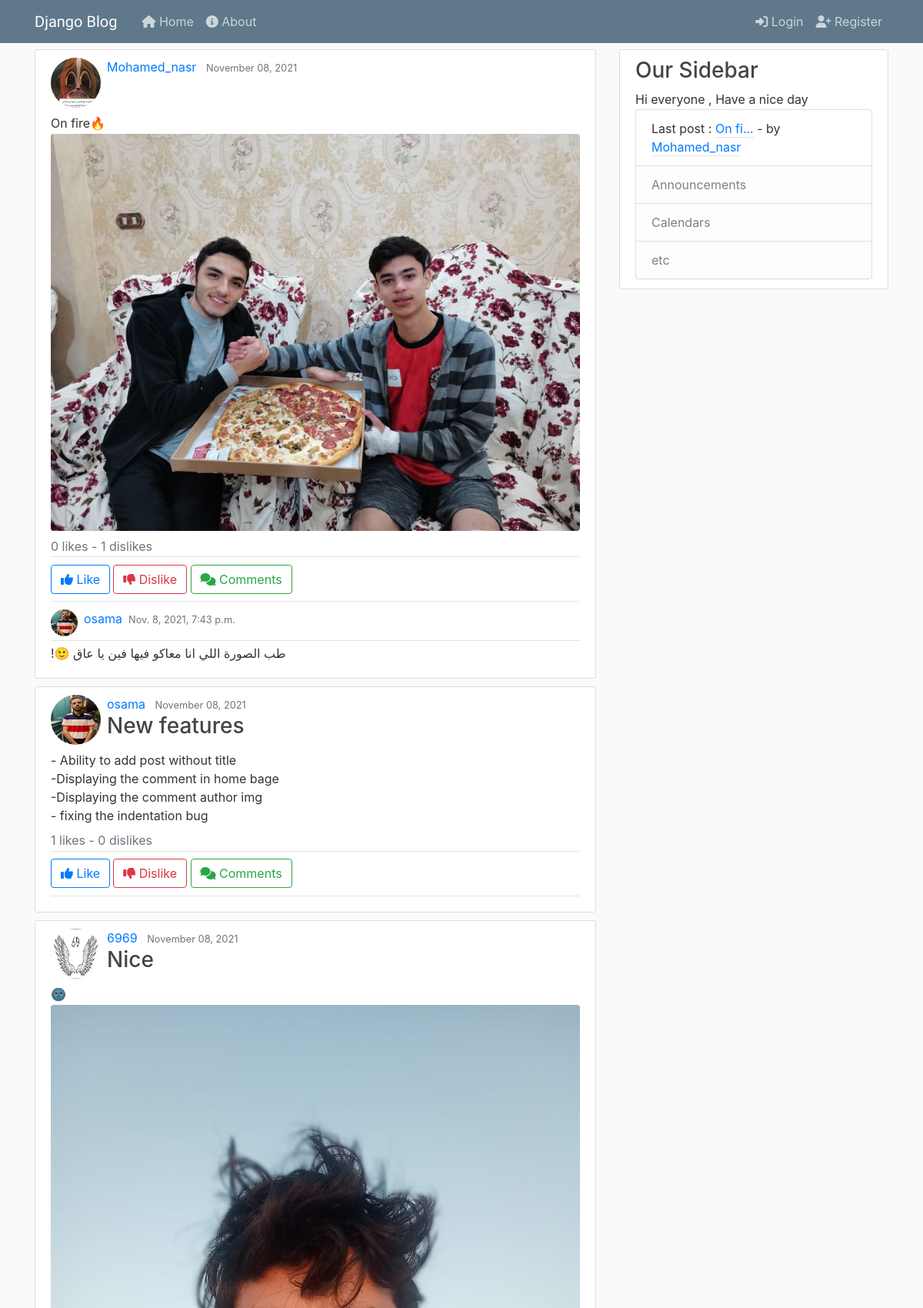
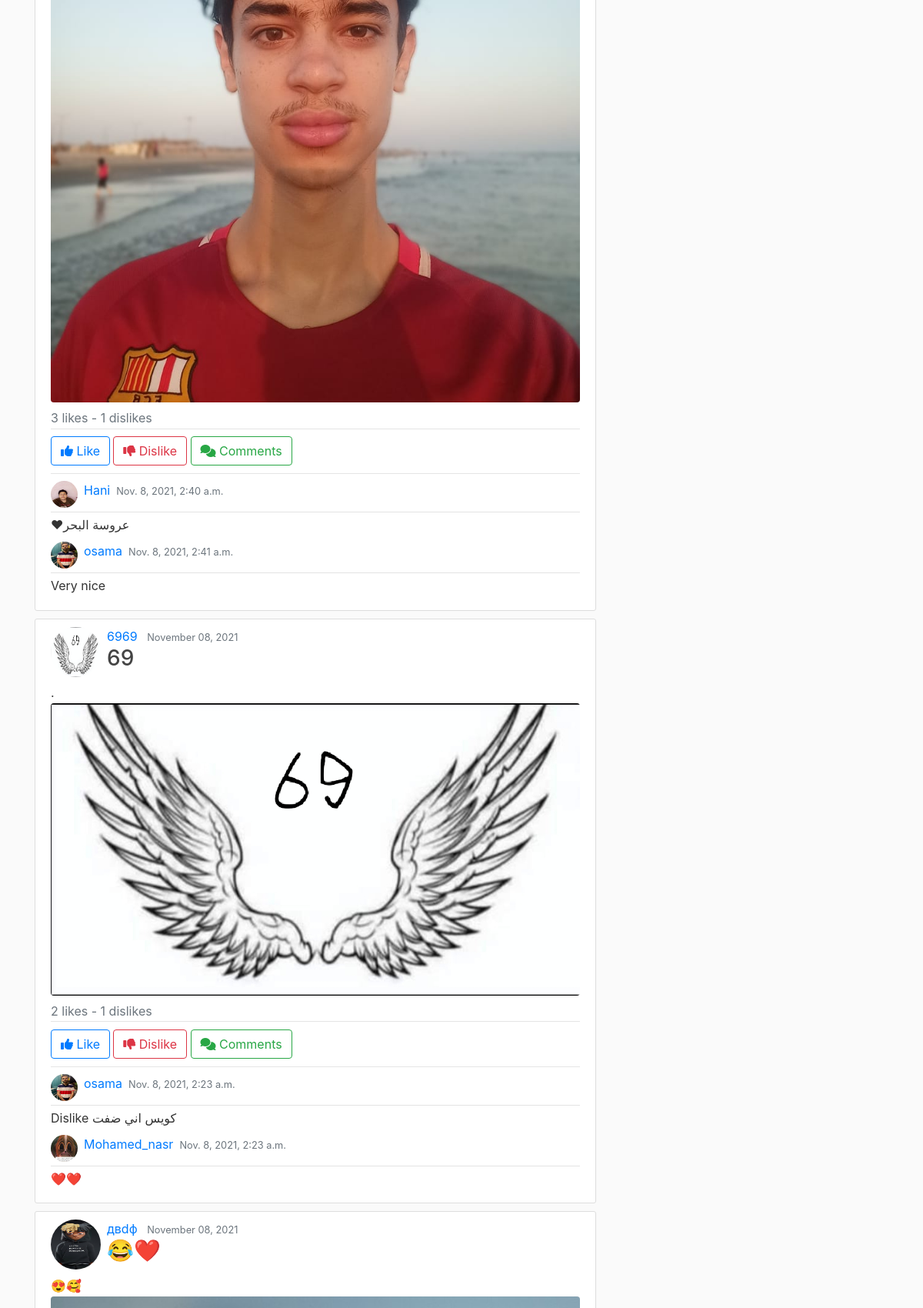
The page / (upper part) on the database its author committed (2 pictures, top to bottom).
### blog/models.py (models this page shows, shortened)
class Post(models.Model):
    title = models.CharField(max_length=100,blank=True)
    content = models.TextField()
    date_posted = models.DateTimeField(default=timezone.now)
    author = models.ForeignKey(User, on_delete=models.CASCADE)
    likes= models.ManyToManyField(User,related_name='blog_post',null=True,blank=True)
    dislikes=models.ManyToManyField(User,related_name='dislikes',null=True,blank=True)
    image= models.ImageField(blank= True, upload_to='Posts_images')
    comments= models.ManyToManyField(User,through='Comment',null=True,blank=True,related_name="Post_comments")
    def total_likes(self):
        return self.likes.count()
    def total_dislikes(self):
        return self.dislikes.count()
    def __str__(self):
        return str(self.title) or str(self.content[:5]+'...')
    @property
    def image_url(self):
        if self.image and hasattr(self.image, 'url'):
            return self.image.url

class Comment(models.Model):
    body = models.TextField()
    author = models.ForeignKey(User, on_delete=models.CASCADE)
    date_posted = models.DateTimeField(default=timezone.now)
    post = models.ForeignKey(Post, on_delete=models.CASCADE)
    likes= models.ManyToManyField(User,related_name='comment_likes',null=True,blank=True)
    dislikes=models.ManyToManyField(User,related_name='comment_dislikes',null=True,blank=True)

### users/models.py (models this page shows, shortened)
class Profile(models.Model):
  user= models.OneToOneField(User, on_delete=models.CASCADE)
  image = models.ImageField(default='default.jpg',upload_to='profile_pics' )
  bio = models.TextField(max_length=500, blank=True)
  Above_18 = models.BooleanField(name= 'Above 18',null=True)

### blog/views.py (the view)
# urls.py: path('', PostListView.as_view(), name='blog-home'),
class PostListView(ListView):
    model = Post
    template_name = 'blog/home.html'
    context_object_name='posts'
    ordering= ['-date_posted']
    paginate_by= 5
    def get_context_data(self, *args,**kwargs) :
      context = super(PostListView,self).get_context_data( *args,**kwargs)
      post_comments = Comment.objects.all()
      context['comments']=post_comments
      return context

### blog/context_processors.py (called while the page is built)
def added_models_ToBase(request):
    return {
        'posts':Post.objects.all()
    }

### blog/templates/blog/home.html (shortened to what this page needs)
{% extends "blog/base.html" %} {% block content %}
{% for post in posts %}
<article class="media content-section">
  <div class="media-body">
    <div class="d-flex flex-row">
      <img
        class="rounded-circle article-img"
        src="{{post.author.profile.image.url}}"
        alt=""
      />
      <div>
        <a class="mr-2" href="{% url 'user-posts' post.author.username %}"
          >{{ post.author }}</a
        >
        <small class="text-muted">{{ post.date_posted | date:"F d, Y"}}</small>
        <h3>
          <a class="article-title" href="{% url 'post-detail' post.id %}"
            >{{ post.title }}</a
          >
        </h3>
      </div>
    </div>
    <p class="article-content mt-2">{{ post.content|safe }}</p>
    {% if post.image_url is not null %}
    <img
      class="rounded mx-auto d-block"
      src="{{post.image_url|default_if_none:'#' }}"
    />
    {% endif %}
    <div class="mt-2 text-secondary">
      {{post.total_likes}} likes - {{post.total_dislikes}} dislikes
    </div>
    <div>
      <hr />
      <div class="d-flex flex-row">
        <form
          class="mb-2"
          action="{% url 'like_post' post.pk %}"
          ,
          method="POST"
        >
          {% csrf_token %} {% if user in post.likes.all %}
          <button
            type="submit"
            ,
            name="post_id"
            ,
            value="{{ post.id }}"
            ,
            class="btn btn-outline-danger btn-ms"
          >
            <i class="fas fa-thumbs-down"></i> unLike
          </button>
          {% else %}
          <button
            type="submit"
            ,
            name="post_id"
            ,
            value="{{ post.id }}"
            ,
            class="btn btn-outline-primary btn-ms"
          >
            <i class="fas fa-thumbs-up"></i> Like
          </button>
          {% endif %}
        </form>
        <form action="{% url 'dislike_post' post.pk %}" , method="POST">
          {% csrf_token %} {% if user in post.dislikes.all %}
          <button
            type="submit"
            ,
            name="post_id"
            ,
            value="{{ post.id }}"
            ,
            class="btn btn-outline-primary ml-1"
          >
            <i class="fas fa-thumbs-up"></i>
            Undislike
          </button>
          {% else %}
          <button
            type="submit"
            ,
            name="post_id"
            ,
            value="{{ post.id }}"
            ,
            class="btn btn-outline-danger btn-ms ml-1"
          >
            <i class="fas fa-thumbs-down"></i>
            Dislike
          </button>
          {% endif %}
          <a
            href="{% url 'post-detail' post.id %}"
            class="btn btn-outline-success"
          >
            <i class="fas fa-comments"></i>
            Comments
          </a>
        </form>
      </div>
      <hr />
    </div>
    {% for comment in comments %} {% if comment.post_id is post.id %}
    <div class="row justify-content-conter mt-2 mb-2">
      <div class="col-sm-12">
        <div class="article-metadata d-flex flex-row">
          <img
            class="rounded-circle comment_author_img mb-1"
            src="{{comment.author.profile.image.url}}"
            alt=""
          />
          <a class="mr-2" href="{% url 'user-posts' comment.author.username %}"
            >{{ comment.author }}
          </a>
          <small class="text-muted mt-1">{{ comment.date_posted }}</small>
        </div>
        <p>{{ comment.body }}</p>
      </div>
    </div>
    {% endif %} {% endfor %}
  </div>
</article>
{% endfor %}
{% endblock content %} {% block sidebar %}
<p>Hi everyone , Have a nice day</p>
<ul class="list-group">
  <li class="list-group-item list-group-item">
    Last post :
    <a class="article-metadata" href="{% url 'post-detail' posts.0.id %}"
      >{{ posts.0}}</a
    >
    - by
    <a
      class="mr-2 article-metadata"
      href="{% url 'user-posts' posts.0.author.username %}"
      >{{ posts.0.author }}</a
    >
  </li>
  <li class="list-group-item list-group-item-light">Announcements</li>
  <li class="list-group-item list-group-item-light">Calendars</li>
  <li class="list-group-item list-group-item-light">etc</li>
</ul>
{% endblock sidebar %}

### blog/static/blog/main.css (style rules this page uses)
body { background: #fafafa; color: #333333; margin-top: 4rem; }
h1, h2, h3, h4, h5, h6 { color: #444444; }
ul { margin: 0; }
.content-section { background: #ffffff; padding: 10px 20px; border: 1px solid #dddddd; border-radius: 3px; margin-bottom: 10px; }
.article-title { color: #444444; }
.article-content { white-space: pre-line; }
p { display: block; margin-block-start: 0.1em; margin-block-end: 0.1em; margin-inline-start: 0px; margin-inline-end: 0px; }
img { width: 100%; height: 100%; }
hr { margin-block-start: 0.1em; margin-block-end: 0.6em; }
.comment_author_img { height: 35px; width: 35px; margin-right: 8px; }
.article-img { height: 65px; width: 65px; margin-right: 8px; }
.article-metadata { padding-bottom: 1px; margin-bottom: 4px; border-bottom: 1px solid #e3e3e3; }

### blog/templates/blog/home.html (style rules this page uses)
img { width: 100%; height: 100%; }
hr { margin-block-start: 0.1em; margin-block-end: 0.6em; }
.comment_author_img { height: 35px; width: 35px; margin-right: 8px; }

### rows shown on the page
Post: author.profile.image (picture), author "Mohamed_nasr", date_posted "November 08, 2021", content "On fire🔥", image_url (picture), total_likes "0", total_dislikes "1", title+content "On fi...", author.username "Mohamed_nasr"
Comment: author.profile.image (picture), author "osama", date_posted "Nov. 8, 2021, 7:43 p.m.", body "!🙂 طب الصورة اللي انا معاكو فيها فين يا عاق"
Post: author.profile.image (picture), author "osama", date_posted "November 08, 2021", title "New features", content "- Ability to add post without title -Displaying the comment in home bage -Displaying the comment author img - fixing the indentation bug", total_likes "1", total_dislikes "0"
Post: author.profile.image (picture), author "6969", date_posted "November 08, 2021", title "Nice", content "🌚", image_url (picture), total_likes "3", total_dislikes "1"
Comment: author.profile.image (picture), author "Hani", date_posted "Nov. 8, 2021, 2:40 a.m.", body "❤عروسة البحر"
Comment: author.profile.image (picture), author "osama", date_posted "Nov. 8, 2021, 2:41 a.m.", body "Very nice"
Post: author.profile.image (picture), author "6969", date_posted "November 08, 2021", title "69", content ".", image_url (picture), total_likes "2", total_dislikes "1"
Comment: author.profile.image (picture), author "osama", date_posted "Nov. 8, 2021, 2:23 a.m.", body "Dislike كويس اني ضفت"
Comment: author.profile.image (picture), author "Mohamed_nasr", date_posted "Nov. 8, 2021, 2:23 a.m.", body "❤️❤️"
Post: author.profile.image (picture), author "двdф", date_posted "November 08, 2021", title "😂❤️", content "😍🥰", image_url (picture)
